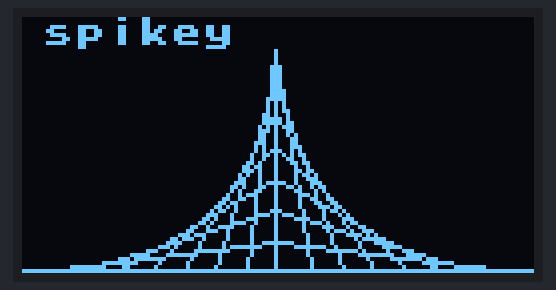
Simulated run of this program. Board: Raspberry Pi Pico running MicroPython. On the bench: 128×64 one-colour display.

Above: at 0.5 s.

Measured:
- what the display in image 0 shows lasts 0.5 s, from 0.5 s to 1.0 s

The program:

spike_animation.py
```python
# Code from https://thepihut.com/blogs/raspberry-pi-tutorials/micropython-skill-builders-8-oled-display-graphics
# Modified by me, fixed by ChatGPT lol

import time
from machine import Pin, I2C
from ssd1306 import SSD1306_I2C

i2c = I2C(1, scl=Pin(15), sda=Pin(14), freq=400000)
width = 128
height = 64
oled = SSD1306_I2C(width, height, i2c)

def draw_spike_animation():
    while True:
        oled.fill(0)
        oled.text("spikey", 5, 0, 1)
        oled.hline(0, height - 1, width, 1)  # Draw a horizontal line

        # Draw the spike
        for i in range(0, height, 8):
            oled.line(63, height - i, width - i, 63, 1)  # Diagonal line
            oled.line(63, height - i, i, 63, 1)  # Diagonal line
            oled.vline(63, height - i, i, 1)  # Vertical line

            oled.show()
            time.sleep(0.03)  # Animation speed

        time.sleep(0.5)  # Add a longer delay before restarting the animation

draw_spike_animation()
```
